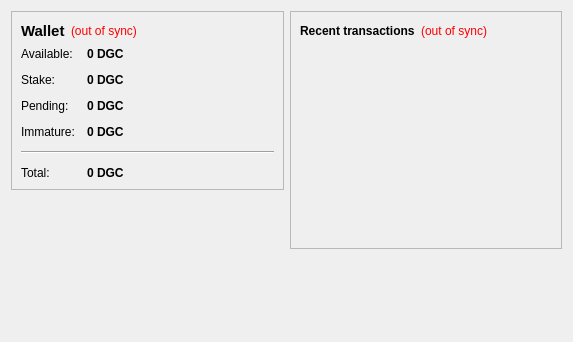
<?xml version="1.0" encoding="UTF-8"?>
<ui version="4.0">
 <class>OverviewPage</class>
 <widget class="QWidget" name="OverviewPage">
  <property name="geometry">
   <rect>
    <x>0</x>
    <y>0</y>
    <width>573</width>
    <height>342</height>
   </rect>
  </property>
  <property name="windowTitle">
   <string>Form</string>
  </property>
  <layout class="QHBoxLayout" name="horizontalLayout" stretch="1,1">
   <item>
    <layout class="QVBoxLayout" name="verticalLayout_2">
     <item>
      <widget class="QFrame" name="frame">
       <property name="frameShape">
        <enum>QFrame::StyledPanel</enum>
       </property>
       <property name="frameShadow">
        <enum>QFrame::Raised</enum>
       </property>
       <layout class="QVBoxLayout" name="verticalLayout_4">
        <item>
         <layout class="QHBoxLayout" name="horizontalLayout_4">
          <item>
           <widget class="QLabel" name="label_5">
            <property name="font">
             <font>
              <pointsize>11</pointsize>
              <weight>75</weight>
              <bold>true</bold>
             </font>
            </property>
            <property name="text">
             <string>Wallet</string>
            </property>
           </widget>
          </item>
          <item>
           <widget class="QLabel" name="labelWalletStatus">
            <property name="toolTip">
             <string>The displayed information may be out of date. Your wallet automatically synchronizes with the DGCoin network after a connection is established, but this process has not completed yet.</string>
            </property>
            <property name="styleSheet">
             <string notr="true">QLabel { color: red; }</string>
            </property>
            <property name="text">
             <string notr="true">(out of sync)</string>
            </property>
            <property name="alignment">
             <set>Qt::AlignLeading|Qt::AlignLeft|Qt::AlignVCenter</set>
            </property>
           </widget>
          </item>
          <item>
           <spacer name="horizontalSpacer_2">
            <property name="orientation">
             <enum>Qt::Horizontal</enum>
            </property>
            <property name="sizeHint" stdset="0">
             <size>
              <width>40</width>
              <height>20</height>
             </size>
            </property>
           </spacer>
          </item>
         </layout>
        </item>
        <item>
         <layout class="QFormLayout" name="formLayout_2">
          <property name="fieldGrowthPolicy">
           <enum>QFormLayout::AllNonFixedFieldsGrow</enum>
          </property>
          <property name="horizontalSpacing">
           <number>12</number>
          </property>
          <property name="verticalSpacing">
           <number>12</number>
          </property>
          <item row="0" column="0">
           <widget class="QLabel" name="label">
            <property name="text">
             <string>Available:</string>
            </property>
           </widget>
          </item>
          <item row="0" column="1">
           <widget class="QLabel" name="labelBalance">
            <property name="font">
             <font>
              <weight>75</weight>
              <bold>true</bold>
             </font>
            </property>
            <property name="cursor">
             <cursorShape>IBeamCursor</cursorShape>
            </property>
            <property name="toolTip">
             <string>Your current spendable balance</string>
            </property>
            <property name="text">
             <string notr="true">0 DGC</string>
            </property>
            <property name="textInteractionFlags">
             <set>Qt::LinksAccessibleByMouse|Qt::TextSelectableByKeyboard|Qt::TextSelectableByMouse</set>
            </property>
           </widget>
          </item>
          <item row="1" column="0">
           <widget class="QLabel" name="label_6">
            <property name="text">
             <string>Stake:</string>
            </property>
           </widget>
          </item>
          <item row="1" column="1">
           <widget class="QLabel" name="labelStake">
            <property name="font">
             <font>
              <weight>75</weight>
              <bold>true</bold>
             </font>
            </property>
            <property name="cursor">
             <cursorShape>IBeamCursor</cursorShape>
            </property>
            <property name="toolTip">
             <string>Total of coins that was staked, and do not yet count toward the current balance</string>
            </property>
            <property name="text">
             <string notr="true">0 DGC</string>
            </property>
            <property name="textInteractionFlags">
             <set>Qt::LinksAccessibleByMouse|Qt::TextSelectableByKeyboard|Qt::TextSelectableByMouse</set>
            </property>
           </widget>
          </item>
          <item row="2" column="0">
           <widget class="QLabel" name="label_3">
            <property name="text">
             <string>Pending:</string>
            </property>
           </widget>
          </item>
          <item row="2" column="1">
           <widget class="QLabel" name="labelUnconfirmed">
            <property name="font">
             <font>
              <weight>75</weight>
              <bold>true</bold>
             </font>
            </property>
            <property name="cursor">
             <cursorShape>IBeamCursor</cursorShape>
            </property>
            <property name="toolTip">
             <string>Total of transactions that have yet to be confirmed, and do not yet count toward the current balance</string>
            </property>
            <property name="text">
             <string notr="true">0 DGC</string>
            </property>
            <property name="textInteractionFlags">
             <set>Qt::LinksAccessibleByMouse|Qt::TextSelectableByKeyboard|Qt::TextSelectableByMouse</set>
            </property>
           </widget>
          </item>
          <item row="3" column="0">
           <widget class="QLabel" name="labelImmatureText">
            <property name="text">
             <string>Immature:</string>
            </property>
           </widget>
          </item>
          <item row="3" column="1">
           <widget class="QLabel" name="labelImmature">
            <property name="font">
             <font>
              <weight>75</weight>
              <bold>true</bold>
             </font>
            </property>
            <property name="toolTip">
             <string>Mined balance that has not yet matured</string>
            </property>
            <property name="text">
             <string notr="true">0 DGC</string>
            </property>
            <property name="textInteractionFlags">
             <set>Qt::LinksAccessibleByMouse|Qt::TextSelectableByKeyboard|Qt::TextSelectableByMouse</set>
            </property>
           </widget>
          </item>
          <item row="4" column="0" colspan="2">
           <widget class="Line" name="line">
            <property name="orientation">
             <enum>Qt::Horizontal</enum>
            </property>
           </widget>
          </item>
          <item row="5" column="0">
           <widget class="QLabel" name="labelTotalText">
            <property name="text">
             <string>Total:</string>
            </property>
           </widget>
          </item>
          <item row="5" column="1">
           <widget class="QLabel" name="labelTotal">
            <property name="font">
             <font>
              <weight>75</weight>
              <bold>true</bold>
             </font>
            </property>
            <property name="cursor">
             <cursorShape>IBeamCursor</cursorShape>
            </property>
            <property name="toolTip">
             <string>Your current total balance</string>
            </property>
            <property name="text">
             <string notr="true">0 DGC</string>
            </property>
            <property name="textInteractionFlags">
             <set>Qt::LinksAccessibleByMouse|Qt::TextSelectableByKeyboard|Qt::TextSelectableByMouse</set>
            </property>
           </widget>
          </item>
         </layout>
        </item>
       </layout>
      </widget>
     </item>
     <item>
      <spacer name="verticalSpacer">
       <property name="orientation">
        <enum>Qt::Vertical</enum>
       </property>
       <property name="sizeHint" stdset="0">
        <size>
         <width>20</width>
         <height>40</height>
        </size>
       </property>
      </spacer>
     </item>
    </layout>
   </item>
   <item>
    <layout class="QVBoxLayout" name="verticalLayout_3">
     <item>
      <widget class="QFrame" name="frame_2">
       <property name="frameShape">
        <enum>QFrame::StyledPanel</enum>
       </property>
       <property name="frameShadow">
        <enum>QFrame::Raised</enum>
       </property>
       <layout class="QVBoxLayout" name="verticalLayout">
        <item>
         <layout class="QHBoxLayout" name="horizontalLayout_2">
          <item>
           <widget class="QLabel" name="label_4">
            <property name="text">
             <string>&lt;b&gt;Recent transactions&lt;/b&gt;</string>
            </property>
           </widget>
          </item>
          <item>
           <widget class="QLabel" name="labelTransactionsStatus">
            <property name="toolTip">
             <string>The displayed information may be out of date. Your wallet automatically synchronizes with the DGCoin network after a connection is established, but this process has not completed yet.</string>
            </property>
            <property name="styleSheet">
             <string notr="true">QLabel { color: red; }</string>
            </property>
            <property name="text">
             <string notr="true">(out of sync)</string>
            </property>
            <property name="alignment">
             <set>Qt::AlignRight|Qt::AlignTrailing|Qt::AlignVCenter</set>
            </property>
           </widget>
          </item>
          <item>
           <spacer name="horizontalSpacer">
            <property name="orientation">
             <enum>Qt::Horizontal</enum>
            </property>
            <property name="sizeHint" stdset="0">
             <size>
              <width>40</width>
              <height>20</height>
             </size>
            </property>
           </spacer>
          </item>
         </layout>
        </item>
        <item>
         <widget class="QListView" name="listTransactions">
          <property name="styleSheet">
           <string notr="true">QListView { background: transparent; }</string>
          </property>
          <property name="frameShape">
           <enum>QFrame::NoFrame</enum>
          </property>
          <property name="verticalScrollBarPolicy">
           <enum>Qt::ScrollBarAlwaysOff</enum>
          </property>
          <property name="horizontalScrollBarPolicy">
           <enum>Qt::ScrollBarAlwaysOff</enum>
          </property>
          <property name="selectionMode">
           <enum>QAbstractItemView::NoSelection</enum>
          </property>
         </widget>
        </item>
       </layout>
      </widget>
     </item>
     <item>
      <spacer name="verticalSpacer_2">
       <property name="orientation">
        <enum>Qt::Vertical</enum>
       </property>
       <property name="sizeHint" stdset="0">
        <size>
         <width>20</width>
         <height>40</height>
        </size>
       </property>
      </spacer>
     </item>
    </layout>
   </item>
  </layout>
 </widget>
 <resources/>
 <connections/>
</ui>
